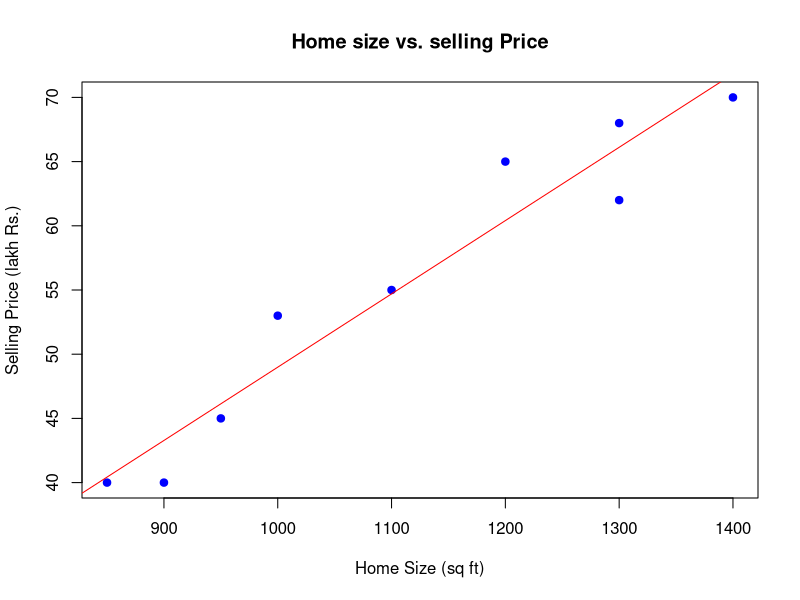
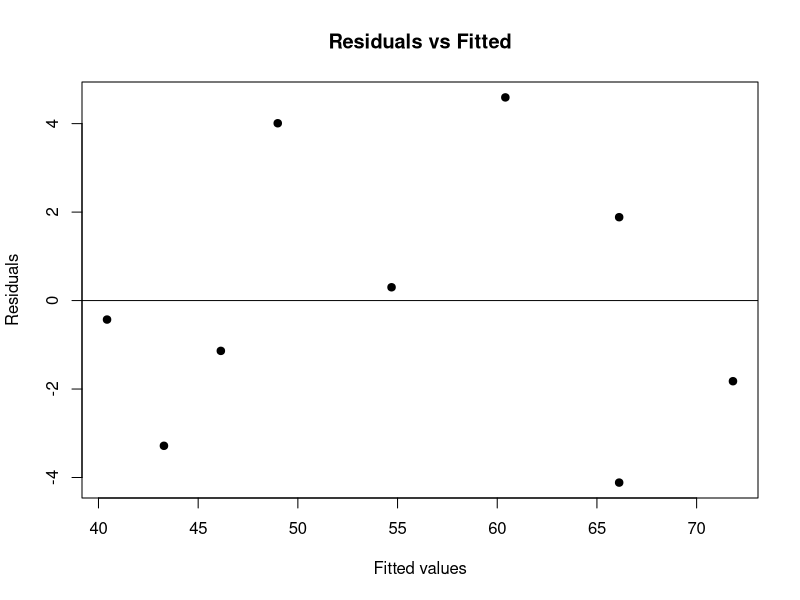

Write R code to recreate these figures, in order.
data <- data.frame(
  HomeSize = c(1400, 1300, 1200, 950, 900, 1000, 1300, 850, 1100),
  SellingPrice = c(70, 62, 65, 45, 40, 53, 68, 40, 55)
)
# Scatter plot
plot(data$HomeSize, data$SellingPrice, main = "Home size vs. selling Price",
     xlab = "Home Size (sq ft)", ylab = "Selling Price (lakh Rs.)", pch = 19, col = "blue")
abline(lm(SellingPrice ~ HomeSize, data = data), col = "red") # Add regression line
# Build the linear regression model
model <- lm(SellingPrice ~ HomeSize, data = data)
summary(model)
res <- resid(model)
# Residual vs. Fitted Plot
plot(fitted(model), res, main = "Residuals vs Fitted",
     xlab = "Fitted values", ylab = "Residuals", pch = 19)
abline(0, 0)
# Predict selling price for a home of size 1500 sq ft
new_data <- data.frame(HomeSize = 1500)
predicted_price <- predict(model, newdata = new_data)
# Output the predicted price
predicted_price
